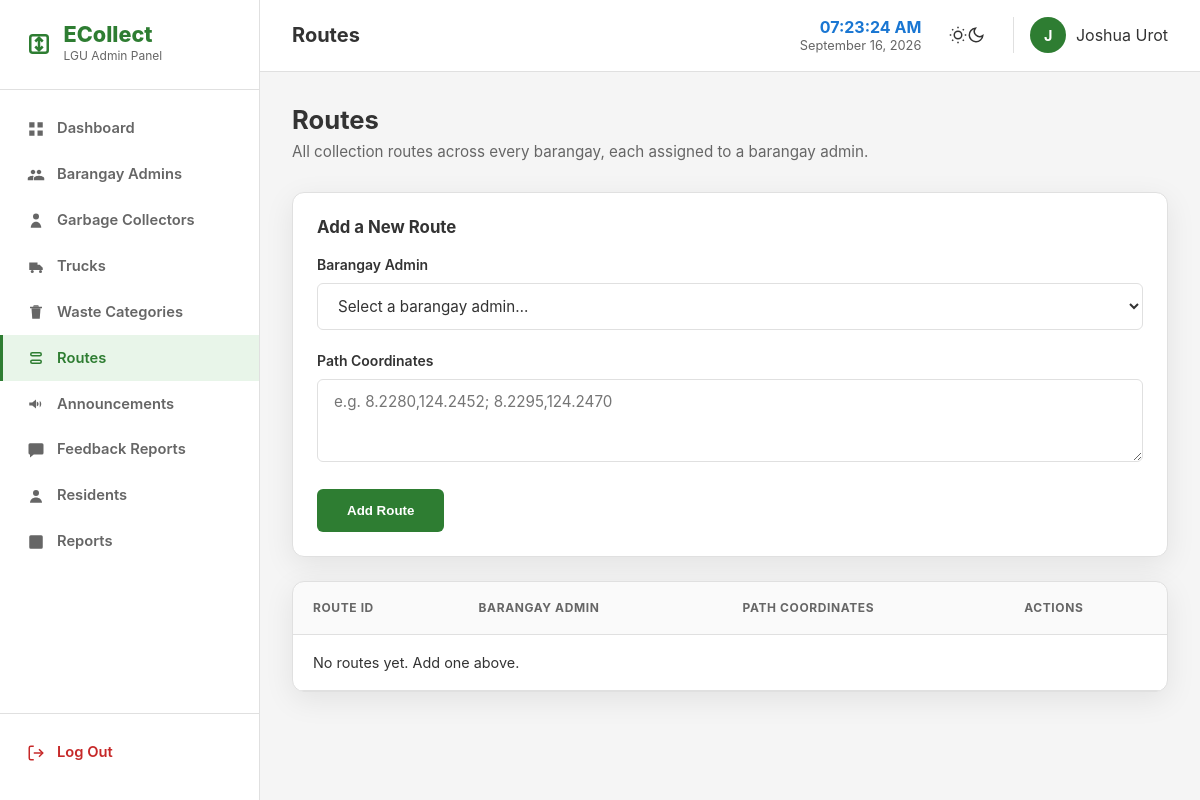
The page /users/lgu_admin/routes.php (signed in) on the database its author committed.
### tables this page shows
CREATE TABLE `lgu_admin` (
  `lgu_admin_id` int(11) NOT NULL,
  `email` varchar(100) NOT NULL,
  `password` varchar(255) NOT NULL,
  `first_name` varchar(50) DEFAULT NULL,
  `last_name` varchar(50) DEFAULT NULL
);

### users/lgu_admin/includes/auth.php (called while the page is built, shortened)
<?php
require_once __DIR__ . '/../../../db.php';
$adminId    = $_SESSION['lgu_admin_id'];
$stmt = $conn->prepare("
    SELECT first_name, last_name, email
    FROM lgu_admin
    WHERE lgu_admin_id = ?
    LIMIT 1
");
$stmt->bind_param('i', $adminId);
$stmt->execute();
$admin = $stmt->get_result()->fetch_assoc();
if ($admin) {
    $adminName  = trim($admin['first_name'] . ' ' . $admin['last_name']);
}

### users/lgu_admin/routes.php (the view, shortened to what this page needs)
<?php
$pageTitle  = 'Routes';
include 'includes/auth.php';
$list = $conn->query('
    SELECT r.*, ba.firstname, ba.lastname
    FROM route r
    LEFT JOIN barangay_admin ba ON r.barangay_admin_id = ba.barangay_admin_id
    ORDER BY r.route_id DESC
');
$editing = null;
include 'includes/layout_top.php';
?>
<div class="content-header">
    <div>
        <h2>Routes</h2>
        <p>All collection routes across every barangay, each assigned to a barangay admin.</p>
    </div>
</div>
<div class="panel" style="margin-bottom:1.5rem;">
    <div class="panel-header">
        <h3><?= $editing ? 'Edit Route #' . (int) $editing['route_id'] : 'Add a New Route' ?></h3>
    </div>
    <form method="POST" action="routes.php">
        <div class="form-group">
            <label>Barangay Admin</label>
            <select name="barangay_admin_id" class="form-control" required>
                <option value="">Select a barangay admin&hellip;</option>
            </select>
        </div>
        <div class="form-group">
            <label>Path Coordinates</label>
            <textarea name="path_coordinates" class="form-control" rows="3" placeholder="e.g. 8.2280,124.2452; 8.2295,124.2470" required><?= htmlspecialchars($editing['path_coordinates'] ?? '') ?></textarea>
        </div>
        <button type="submit" class="btn btn-primary"><?= $editing ? 'Update Route' : 'Add Route' ?></button>
    </form>
</div>
<div class="admin-table-wrap">
    <table class="admin-table">
        <thead><tr><th>Route ID</th><th>Barangay Admin</th><th>Path Coordinates</th><th>Actions</th></tr></thead>
        <tbody>
            <?php if ($list->num_rows === 0): ?>
                <tr><td colspan="4">No routes yet. Add one above.</td></tr>
            <?php else: while ($row = $list->fetch_assoc()): ?>
                <tr>
                    <td>#<?= (int) $row['route_id'] ?></td>
                    <td><?= htmlspecialchars(trim(($row['firstname'] ?? '') . ' ' . ($row['lastname'] ?? '')) ?: '—') ?></td>
                    <td><?= htmlspecialchars(mb_strimwidth($row['path_coordinates'], 0, 60, '…')) ?></td>
                    <td>
                        <a href="routes.php?edit=<?= (int) $row['route_id'] ?>" class="btn btn-outline btn-sm">Edit</a>
                        <form method="POST" action="routes.php" style="display:inline;" onsubmit="return confirm('Delete this route?');">
                            <input type="hidden" name="form_action" value="delete">
                            <input type="hidden" name="route_id" value="<?= (int) $row['route_id'] ?>">
                            <button type="submit" class="btn btn-outline btn-sm" style="color:#c62828;border-color:#f5c6cb;">Delete</button>
                        </form>
                    </td>
                </tr>
            <?php endwhile; endif; ?>
        </tbody>
    </table>
</div>
<?php include 'includes/layout_bottom.php'; ?>

### users/lgu_admin/includes/layout_top.php (shortened to what this page needs)
<!DOCTYPE html>
<html lang="en" data-theme="light">
<head>
    <link rel="stylesheet" href="../../assets/css/styles.css">
    <link rel="stylesheet" href="../../assets/css/admin.css">
</head>
<body class="admin-body">
<?php include __DIR__ . '/sidebar.php'; ?>
<div class="admin-main">
    <header class="admin-topbar">
        <div class="topbar-left">
            <h1 class="topbar-title">
                <?= htmlspecialchars($pageTitle) ?>
            </h1>
        </div>
        <div class="topbar-right">
            <div class="topbar-clock-wrap">
                <span id="clock" class="digital-clock">
                </span>
                <span class="header-date">
                    <?= date('F d, Y'); ?>
                </span>
            </div>
            <button
                id="adminThemeToggle"
                class="btn-icon"
                aria-label="Toggle dark mode"
            >
                <svg
                    class="moon-icon"
                    viewBox="0 0 24 24"
                    width="18"
                    height="18"
                    fill="none"
                    stroke="currentColor"
                    stroke-width="2"
                >
                    <path d="M21 12.79A9 9 0 1 1 11.21 3 7 7 0 0 0 21 12.79z"/>
                </svg>
            </button>
            <div class="admin-profile">
                <div class="admin-avatar">
                    <?= htmlspecialchars(
                        strtoupper(
                            substr($adminName ?: $adminEmail, 0, 1)
                        )
                    ) ?>
                </div>
                <span class="admin-name">
                    <?= htmlspecialchars($adminName ?: $adminEmail) ?>
                </span>
            </div>
        </div>
    </header>
    <main class="admin-content">

### assets/css/styles.css (style rules this page uses)
:root { --primary: #2e7d32; --primary-hover: #1b5e20; --primary-light: #e8f5e9; --secondary: #1976d2; --secondary-hover: #0d47a1; --bg-body: #ffffff; --bg-surface: #ffffff; --bg-light: #f5f5f5; --text-main: #333333; --text-muted: #666666; --border-color: #e0e0e0; --accent-amber: #f57c00; --shadow-soft: 0 8px 30px rgba(0, 0, 0, 0.08); --shadow-hover: 0 14px 40px rgba(0, 0, 0, 0.12); --font-family: -apple-system, BlinkMacSystemFont, "Segoe UI", Roboto, Oxygen, Ubuntu, Cantarell, sans-serif; --radius-sm: 6px; --radius-md: 12px; --radius-lg: 20px; --transition: all 0.3s cubic-bezier(0.25, 0.8, 0.25, 1); }
*, *::before, *::after { box-sizing: border-box; margin: 0; padding: 0; }
html { scroll-behavior: smooth; font-size: 16px; }
body { font-family: var(--font-family); background-color: var(--bg-body); color: var(--text-main); line-height: 1.6; overflow-x: hidden; transition: background-color 0.3s, color 0.3s; }
h1, h2, h3, h4, h5, h6 { color: var(--text-main); font-weight: 700; line-height: 1.25; }
h1 { font-size: 2.75rem; }
h2 { font-size: 2.25rem; }
h3 { font-size: 1.5rem; }
p { color: var(--text-muted); }
.btn { display: inline-flex; align-items: center; justify-content: center; padding: 0.75rem 1.75rem; border-radius: var(--radius-sm); font-weight: 600; cursor: pointer; border: 2px solid transparent; transition: var(--transition); }
.btn-primary { background-color: var(--primary); color: #ffffff; }
.btn-icon { background: transparent; border: none; cursor: pointer; color: var(--text-main); padding: 0.5rem; display: flex; align-items: center; justify-content: center; border-radius: 50%; }
.digital-clock { font-size: 1rem; font-weight: 700; color: var(--secondary); }
.header-date { font-size: 0.8rem; color: var(--text-muted); white-space: nowrap; }
.topbar-clock-wrap { display: flex; flex-direction: column; align-items: center; justify-content: center; min-width: 140px; line-height: 1.2; white-space: nowrap; }
.form-group { margin-bottom: 1.25rem; text-align: left; }
.form-group label { display: block; font-size: 0.875rem; font-weight: 600; margin-bottom: 0.4rem; color: var(--text-main); }
.form-control { width: 100%; padding: 0.75rem 1rem; border: 1px solid var(--border-color); border-radius: var(--radius-sm); background-color: var(--bg-body); color: var(--text-main); font-family: inherit; font-size: 0.95rem; transition: var(--transition); }

### rows shown on the page
lgu_admin: substr($adminName ?: $adminEmail, 0, 1) "J", first_name+last_name "Joshua Urot"

### other values the page prints
SITE_NAME "ECollect"
$item[0] "Dashboard"
$item[0] "Barangay Admins"
$item[0] "Garbage Collectors"
$item[0] "Trucks"
$item[0] "Waste Categories"
$item[0] "Routes"
$item[0] "Announcements"
$item[0] "Feedback Reports"
$item[0] "Residents"
$item[0] "Reports"
$pageTitle "Routes"
